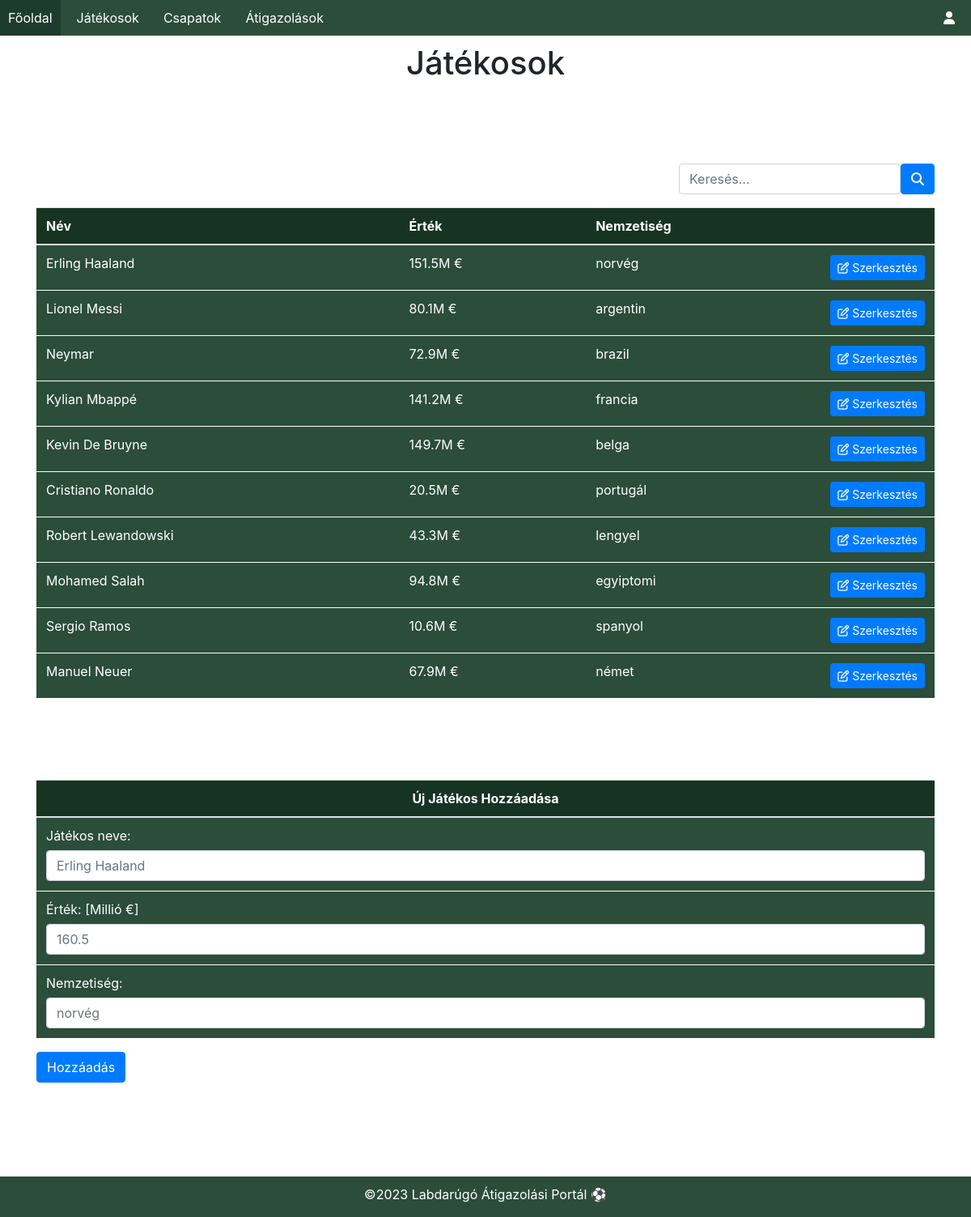
The app's page /jatekos.php with its own data.
### tables this page shows
create table jatekos(
    id int primary key auto_increment not NULL,
    nev nvarchar(100),
    ertek float,
    nemzetiseg nvarchar(100)
);

### jatekos.php (the view, shortened to what this page needs)
<?php
$link = getdb();
?>
<html>
<head>
    <?php include 'head.php' ?>
</head>
<body>
    <div class="container">
        <main>
            <h1>Játékosok</h1>
        </main>
        <?php
        $kereses = null;
        ?>
        <div class="search_bar">
            <form class="form-inline" method="post">
                <input class="form-control" type="search" name="kereses" placeholder="Keresés..." value="<?= $kereses ?>">
                <button class="btn btn-primary" type="submit" style="height: 38px;"><i class="fa fa-search"></i></button>
            </form>
        </div>
        <?php
        $query = "SELECT id, nev, ertek, nemzetiseg FROM jatekos";
        $data = mysqli_query($link, $query) or die(mysqli_error($link));
        ?>
        <table class="table" style=" margin-top: 0px; padding-top: 0px; border-top: 0px;">
            <thead>
                <tr>
                    <th>Név</th>
                    <th>Érték</th>
                    <th>Nemzetiség</th>
                    <th></th>
                </tr>
            </thead>
            <tbody>
                <?php while ($row = mysqli_fetch_array($data)): ?>
                    <tr>
                        <td>
                            <?= $row['nev'] ?>
                        </td>
                        <td>
                            <?= $row['ertek'] ?>M &#8364;
                        </td>
                        <td>
                            <?= $row['nemzetiseg'] ?>
                        </td>
                        <td style="width: 100px">
                            <a class="btn btn-primary btn-sm" href="edit_jatekos.php?jatekosid=<?= $row['id'] ?>">
                                <i class='fa fa-edit'></i> Szerkesztés
                            </a>
                        </td>
                    </tr>
                <?php endwhile; ?>
            </tbody>
        </table>
        <form method="POST">
            <table class="table">
                <thead>
                    <tr>
                        <th style="text-align:center;">
                            Új Játékos Hozzáadása
                        </th>
                    </tr>
                </thead>
                <tbody>
                    <tr>
                        <td>
                            <label for="nev">Játékos neve:</label>
                            <input class="form-control" name="nev" id="nev" type="text" placeholder="Erling Haaland" />
                        </td>
                    </tr>
                    <tr>
                        <td>
                            <label for="ertek">Érték: [Millió &#8364;]</label>
                            <input class="form-control" name="ertek" id="ertek" type="float" placeholder="160.5" />
                        </td>
                    </tr>
                    <tr>
                        <td>
                            <label for="nemzetiseg">Nemzetiség:</label>
                            <input class="form-control" name="nemzetiseg" id="nemzetiseg" type="text"
                                placeholder="norvég" />
                        </td>
                    </tr>
                </tbody>
            </table>
            <input class="btn btn-primary" name="hozzaadas" type="submit" value="Hozzáadás" />
        </form>
    </div>
    <footer>
        <p>&#169;2023 Labdarúgó Átigazolási Portál &#9917;</p>
    </footer>
</body>
</html>

### green_style.css (style rules this page uses)
main { text-align: center; margin-top: 10px; margin-bottom: 100px; }
body { display: flex; flex-direction: column; min-height: 100vh; }
.container { flex: 1; padding-bottom: 100px; }
footer { width: 100%; padding-top: 10px; height: 50px; background-color: #2b4d3a; color: #fff; text-align: center; }
.menu { display: flex; justify-content: space-between; align-items: center; background-color: #2b4d3a; color: #fff; }
.menu ul { list-style: none; margin: 0; padding: 0; display: flex; }
.menu li { margin-right: 10px; }
.menu a { display: block; padding: 10px; text-decoration: none; color: #fff; }
.table { border-collapse: collapse; margin-top: 100px; width: 100%; color: #fff; background-color: #2b4d3a; }
.table th, .table td { padding: 12px; text-align: left; border-bottom: 1px solid #fff; }
.table th { background-color: #173423; color: #fff; }
.search_bar { display: flex; justify-content: flex-end; padding-bottom: 0px; margin-bottom: 0px; border-bottom: 0px; }

### records on screen
jatekos: nev "Erling Haaland", ertek "151.5", nemzetiseg "norvég"
jatekos: nev "Lionel Messi", ertek "80.1", nemzetiseg "argentin"
jatekos: nev "Neymar", ertek "72.9", nemzetiseg "brazil"
jatekos: nev "Kylian Mbappé", ertek "141.2", nemzetiseg "francia"
jatekos: nev "Kevin De Bruyne", ertek "149.7", nemzetiseg "belga"
jatekos: nev "Cristiano Ronaldo", ertek "20.5", nemzetiseg "portugál"
jatekos: nev "Robert Lewandowski", ertek "43.3", nemzetiseg "lengyel"
jatekos: nev "Mohamed Salah", ertek "94.8", nemzetiseg "egyiptomi"
jatekos: nev "Sergio Ramos", ertek "10.6", nemzetiseg "spanyol"
jatekos: nev "Manuel Neuer", ertek "67.9", nemzetiseg "német"
